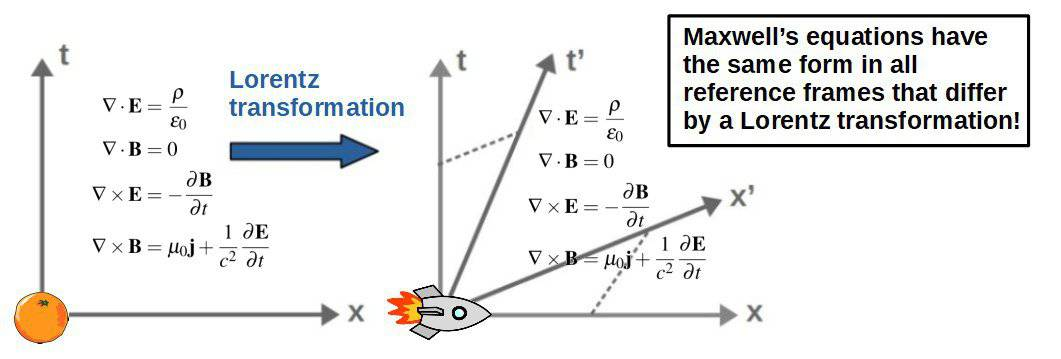
#> input picture assets/images/are-maxwell-equations-relativistic/img_10.jpg, 1061 x 359 px
$ python -i redesign_figures.py   (imports and definitions only)
#> lines starting #> are read from the running program, lines starting #| are printed output that depends on the picture; after the words box and inside, x2 and y2 are one past the last pixel; in counts of white or black regions, pixels touching at a corner belong together
#!/usr/bin/env python3
"""
Redesign all figures in assets/images/ to blend with the page design.

For each raster image (JPG, PNG, GIF):
  1. Detect brightness (sample a 20x20 grid)
  2. Add a cream-tinted card background
  3. Add rounded corners (12px)
  4. Add a 1px hairline border
  5. Export as .webp (lossless, ~30% smaller)

The original image's pixel data is preserved exactly — only the surrounding
presentation is changed.

Usage:
    python3 scripts/redesign_figures.py
    python3 scripts/redesign_figures.py --dry-run
"""
from __future__ import annotations

import argparse
import sys
from pathlib import Path

from PIL import Image, ImageDraw

ROOT = Path(__file__).resolve().parent.parent
IMAGES_DIR = ROOT / "assets" / "images"

# Design tokens from the page
BG_LIGHT = "#f5f0e8"  # cream-tinted background for light images
BG_DARK  = "#efe9de"  # slightly darker for dark images
BORDER   = "#e6dfd8"  # hairline border

PADDING = 16       # px around the original image
RADIUS  = 12       # corner radius (matches --r-lg)
BORDER_W = 1       # hairline thickness

WEBP_QUALITY = 90  # high quality, visually lossless
BRIGHTNESS_THRESHOLD = 128  # above = light, below = dark


def detect_brightness(img: Image.Image) -> float:
    """Return mean brightness 0-255 from a downsampled image."""
    small = img.convert("RGB").resize((20, 20))
    pixels = list(small.getdata())
    return sum(sum(p) for p in pixels) / (20 * 20 * 3)


def hex_to_rgb(h: str) -> tuple:
    h = h.lstrip("#")
    return tuple(int(h[i:i+2], 16) for i in (0, 2, 4))


def rounded_mask(size: tuple, radius: int) -> Image.Image:
    """Create a mask with rounded corners."""
    mask = Image.new("L", size, 0)
    draw = ImageDraw.Draw(mask)
    draw.rounded_rectangle([(0, 0), (size[0] - 1, size[1] - 1)], radius=radius, fill=255)
    return mask


def process_image(src_path: Path) -> Path | None:
    """Process a single image and write a .webp version. Returns the new path."""
    try:
        img = Image.open(src_path)
#> img is the input picture: PIL image 1061x359 RGB; mean R, G, B 237.9, 237.9, 237.3
    except Exception as e:
        print(f"  ✗ Cannot open {src_path.name}: {e}")
        return None

    # Skip if too small or extreme aspect ratio
    w, h = img.size
#> w = 1061; h = 359
    if w < 80 or h < 80:
        print(f"  ⊘ Skipping (too small): {src_path.name} ({w}x{h})")
        return None
    if w / h > 3 or h / w > 3:
        print(f"  ⊘ Skipping (extreme aspect): {src_path.name} ({w}x{h})")
        return None

    # Detect brightness
    brightness = detect_brightness(img)
#> in detect_brightness, `small = img.convert("RGB").resize((20, 20))`:
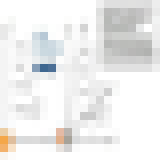
#> small: PIL image 20x20 RGB (shown 8 times larger); mean R, G, B 237.4, 237.3, 236.6
#> in detect_brightness, `pixels = list(small.getdata())`: pixels = 400 items, first 6: (255, 255, 255), (255, 255, 255), (255, 255, 255), (255, 255, 255), (255, 255, 255), (255, 255, 255)
#> brightness = 237.1
    bg_color = BG_LIGHT if brightness > BRIGHTNESS_THRESHOLD else BG_DARK
#> bg_color = '#f5f0e8'
    bg_rgb = hex_to_rgb(bg_color)
#> bg_rgb = (245, 240, 232)
    border_rgb = hex_to_rgb(BORDER)

    # Convert source to RGBA for compositing
    if img.mode == "P":
        img = img.convert("RGBA")
    elif img.mode == "RGB":
        img = img.convert("RGBA")
#> img: PIL image 1061x359 RGBA
    elif img.mode == "CMYK":
        img = img.convert("RGBA")

    # New canvas with background
    canvas_w = w + 2 * PADDING + 2 * BORDER_W
#> canvas_w = 1095
    canvas_h = h + 2 * PADDING + 2 * BORDER_W
#> canvas_h = 393
    canvas = Image.new("RGBA", (canvas_w, canvas_h), (*bg_rgb, 255))
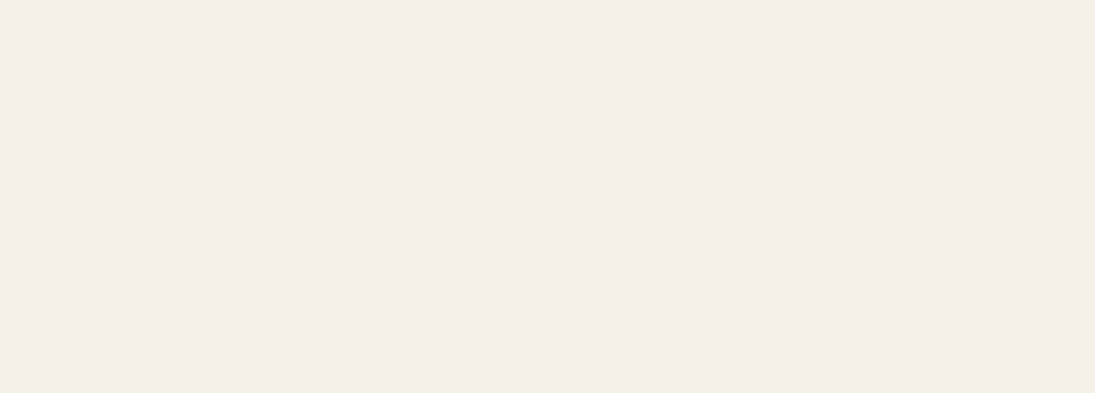
#> canvas: PIL image 1095x393 RGBA; mean R, G, B, A 245, 240, 232, 255

    # Paste the original image centered
    canvas.paste(img, (PADDING + BORDER_W, PADDING + BORDER_W), img if img.mode == "RGBA" else None)
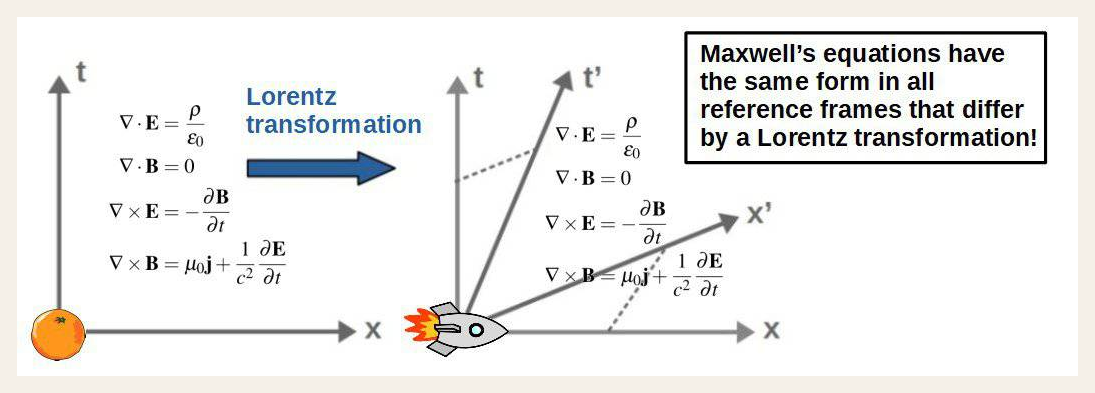
#> canvas: PIL image 1095x393 RGBA; mean R, G, B, A 238.7, 238.1, 236.7, 255

    # Add rounded corners
    mask = rounded_mask((canvas_w, canvas_h), RADIUS)
#> in rounded_mask, `mask = Image.new("L", size, 0)`: mask: PIL image 1095x393 L; every value is 0
#> mask: PIL image 1095x393 L; 100% white; 4 black regions, box (x1, y1, x2, y2) and area: (0, 0, 9, 9) 34, (1086, 0, 1095, 9) 34, (0, 384, 9, 393) 34, (1086, 384, 1095, 393) 34
    rounded = Image.new("RGBA", (canvas_w, canvas_h), (0, 0, 0, 0))
#> rounded: PIL image 1095x393 RGBA; every value is 0
    rounded.paste(canvas, (0, 0), mask)

    # Add hairline border
    draw = ImageDraw.Draw(rounded)
    draw.rounded_rectangle(
        [(0, 0), (canvas_w - 1, canvas_h - 1)],
        radius=RADIUS,
        outline=(*border_rgb, 255),
        width=BORDER_W,
    )

    # Export as WebP
#> (the run stopped early here; a loop or call above may not have finished)

$ run again, on assets/images/black-hole-orbits/img_2.webp
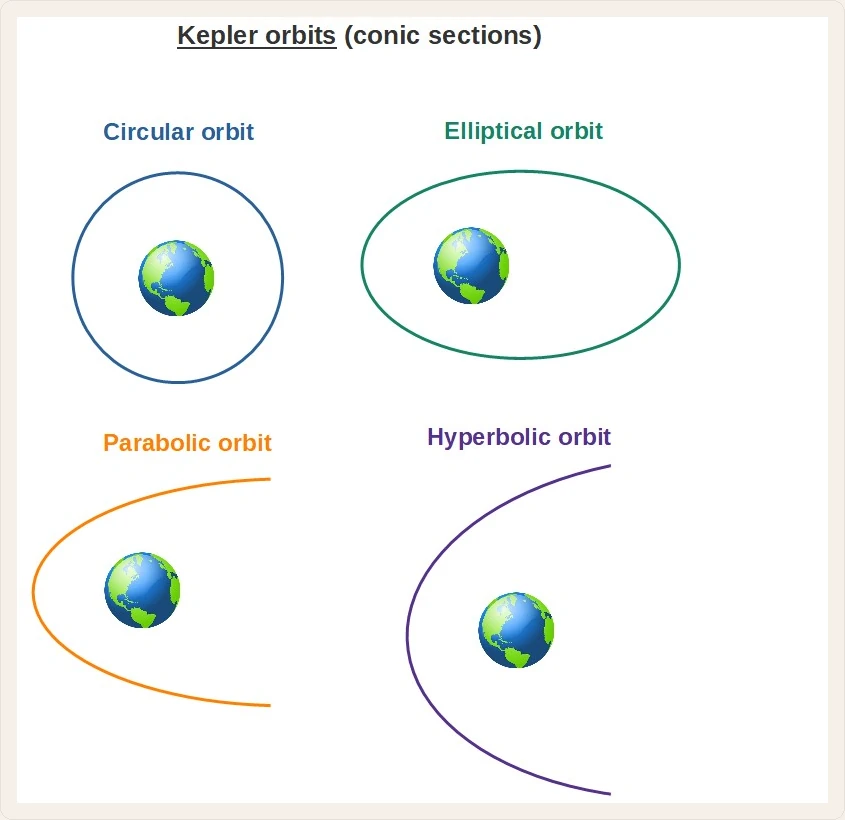
#> input picture assets/images/black-hole-orbits/img_2.webp, 845 x 820 px
#> in process_image, img is the input picture: PIL image 845x820 RGB; mean R, G, B 245.8, 247.4, 246.3
#> in detect_brightness, `small = img.convert("RGB").resize((20, 20))`:
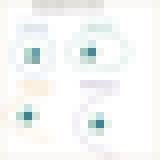
#> small: PIL image 20x20 RGB (shown 8 times larger); mean R, G, B 245.5, 247.3, 246.2
#> pixels = 400 items, first 6: (249, 246, 242), (251, 249, 247), (251, 249, 247), (251, 249, 246), (224, 222, 219), (219, 218, 214)
#> brightness = 246.3
#> bg_color = '#f5f0e8'
#> bg_rgb = (245, 240, 232)
#> img: PIL image 845x820 RGBA
#> in process_image, `canvas.paste(img, (PADDING + BORDER_W, PADDING + BORDER_W), img if img..`:
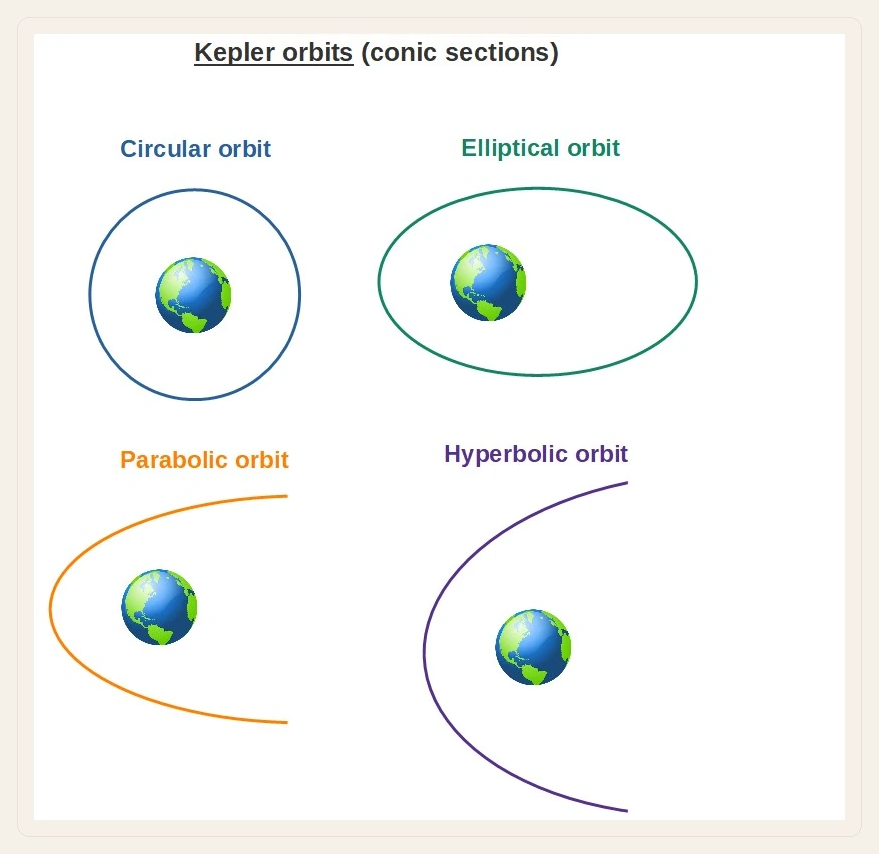
#> canvas: PIL image 879x854 RGBA; mean R, G, B, A 245.8, 246.9, 245.2, 255

$ run again, on assets/images/black-hole-orbits/img_24.jpg
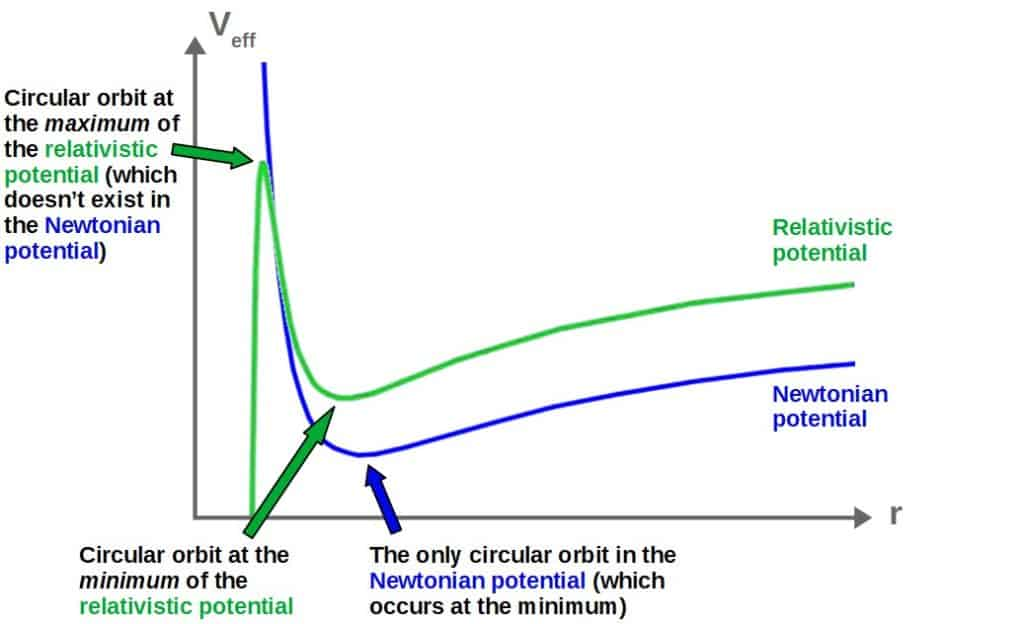
#> input picture assets/images/black-hole-orbits/img_24.jpg, 1024 x 624 px
#> in process_image, img is the input picture: PIL image 1024x624 RGB; mean R, G, B 240.4, 243.5, 243.4
#> in detect_brightness, `small = img.convert("RGB").resize((20, 20))`:
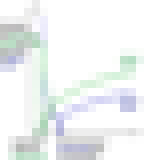
#> small: PIL image 20x20 RGB (shown 8 times larger); mean R, G, B 239.9, 243.1, 243
#> pixels = 400 items, first 6: (255, 255, 255), (255, 255, 255), (255, 255, 255), (252, 252, 252), (235, 236, 235), (254, 254, 254)
#> brightness = 242
#> bg_color = '#f5f0e8'
#> bg_rgb = (245, 240, 232)
#> img: PIL image 1024x624 RGBA
#> in process_image, `canvas.paste(img, (PADDING + BORDER_W, PADDING + BORDER_W), img if img..`:
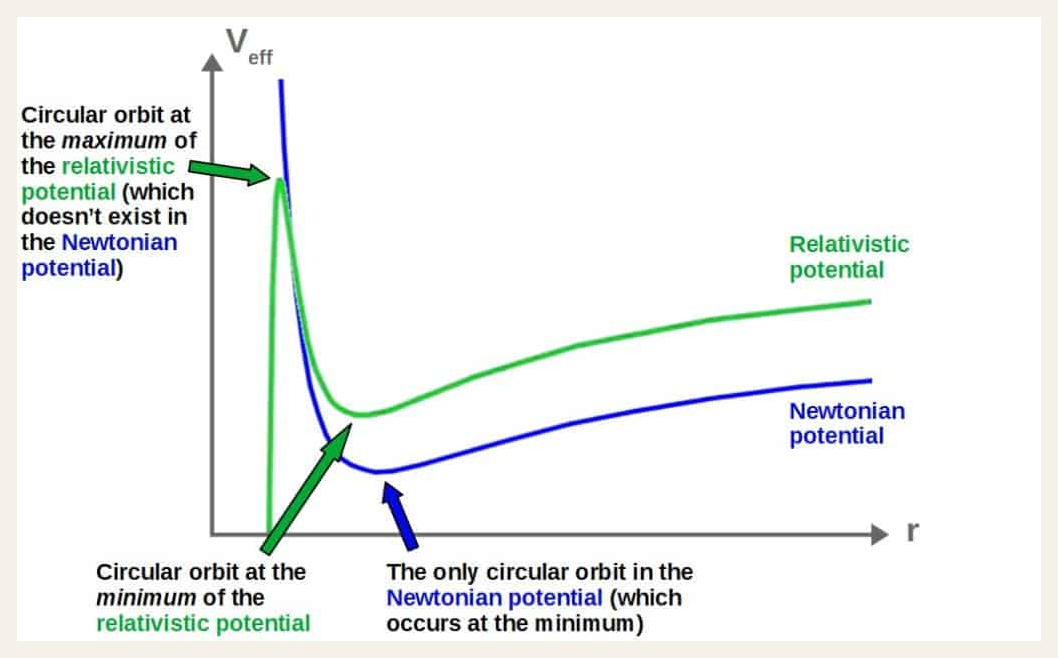
#> canvas: PIL image 1058x658 RGBA; mean R, G, B, A 240.8, 243.2, 242.5, 255

$ run again, on assets/images/calculus-of-variations-for-beginners/img_10.png
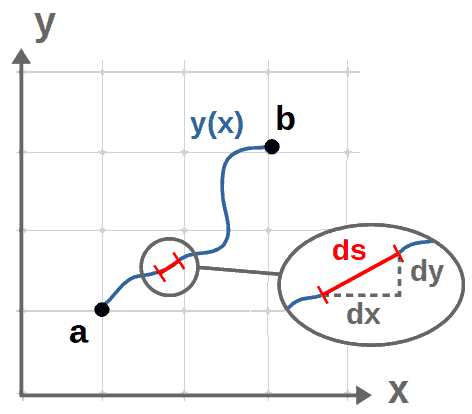
#> input picture assets/images/calculus-of-variations-for-beginners/img_10.png, 472 x 414 px
#> in process_image, img is the input picture: PIL image 472x414 P; mean R, G, B, A 55.5, 101.7, 157.5, 20.3
#> in detect_brightness, `small = img.convert("RGB").resize((20, 20))`:
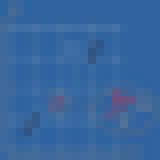
#> small: PIL image 20x20 RGB (shown 8 times larger); mean R, G, B 55.8, 101.9, 157.4
#> pixels = 400 items, first 6: (47, 99, 159), (60, 104, 154), (57, 102, 156), (47, 99, 159), (48, 99, 159), (48, 99, 159)
#> brightness = 105
#> bg_color = '#efe9de'
#> bg_rgb = (239, 233, 222)
#> in process_image, `canvas.paste(img, (PADDING + BORDER_W, PADDING + BORDER_W), img if img..`:
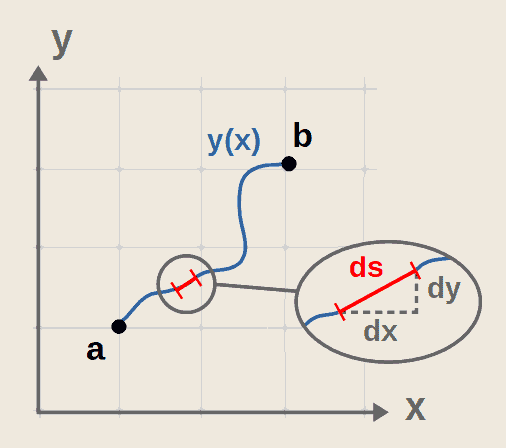
#> canvas: PIL image 506x448 RGBA; mean R, G, B, A 232.4, 226.2, 216.4, 255
